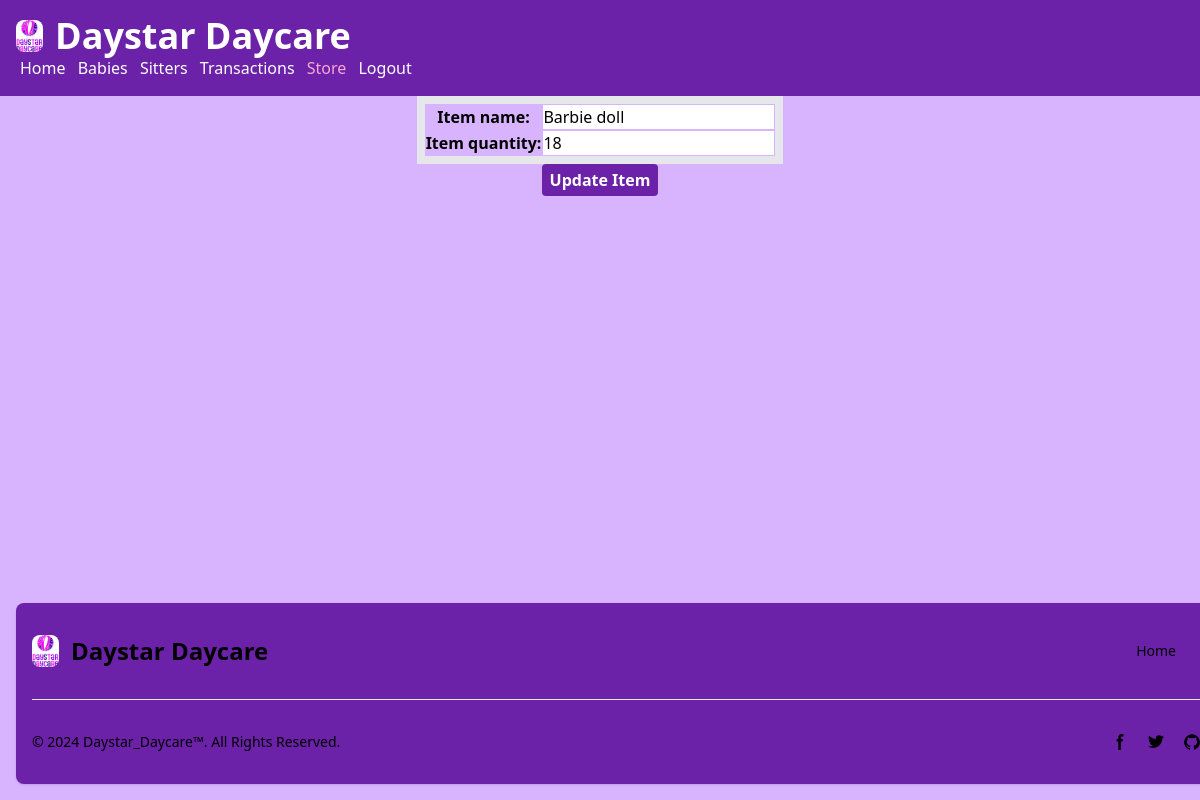
Before: /baby/edititem1 with the older database file.
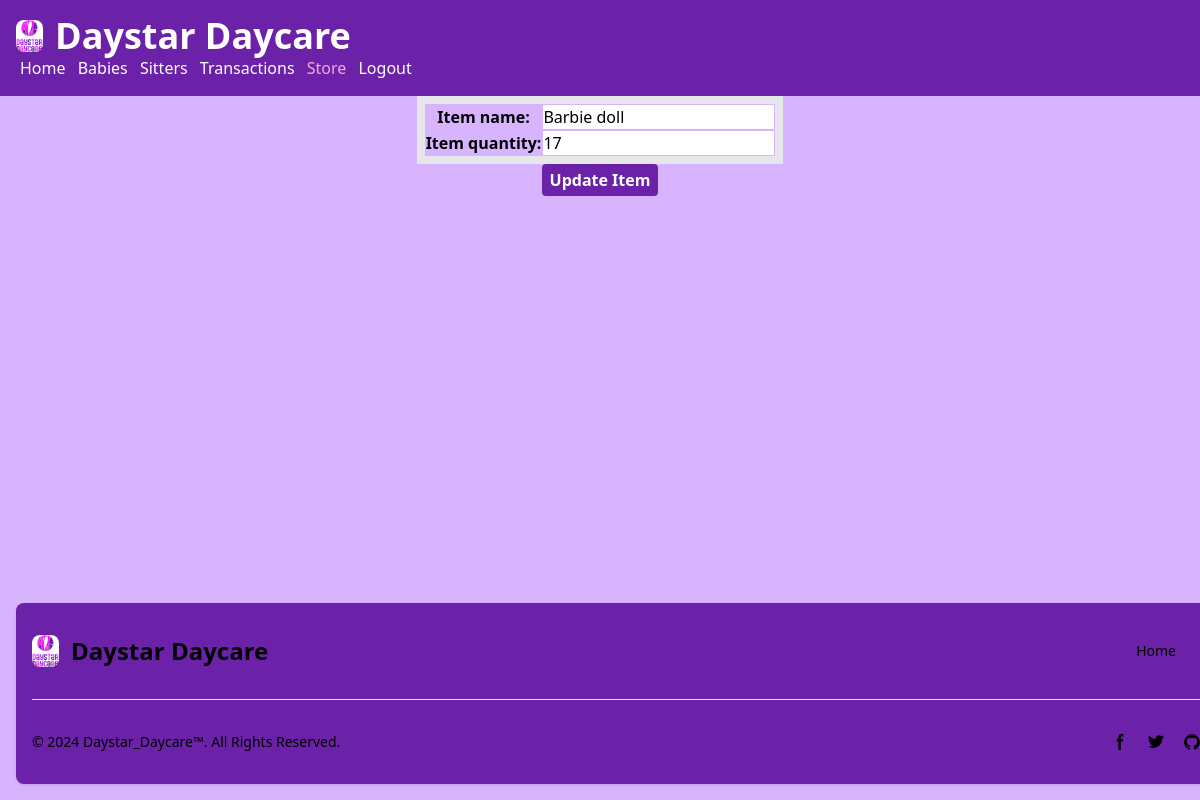
After: the same page with the newer database file.
### baby_app/models.py (models this page shows, shortened)
class Item(models.Model):
    item_name = models.CharField(max_length=50)
    item_quantity = models.IntegerField()

### baby_app/views.py (the view)
# urls.py: path('edititem<int:item_id>', views.edit_item, name='edititem'),
def edit_item(request, item_id):
    item = Item.objects.get(id=item_id)
    if request.method == 'POST':
        itemform = ItemForm(request.POST)
        if itemform.is_valid():
            item_name = itemform.cleaned_data['item_name']
            item_quantity = itemform.cleaned_data['item_quantity']
            item.item_name = item_name
            item.item_quantity = item_quantity
            item.save()
            redirect_url = reverse('store')
            return HttpResponseRedirect(redirect_url)
    else:
        itemform = ItemForm(initial={'item_name':item.item_name, 'item_quantity':item.item_quantity})
    return render(request, 'baby_app/edititem.html', {'itemform':itemform, 'item_id':item_id})

### baby_app/forms.py (shortened to what this page needs)
class ItemForm(forms.Form):
    item_name = forms.CharField(max_length=100, widget=forms.TextInput(attrs={'class': 'form-control'}), required=False)
    item_quantity = forms.IntegerField(widget=forms.NumberInput(attrs={'class': 'form-control'}), required=False)

### baby_app/templates/baby_app/edititem.html (shortened to what this page needs)
{% load static %}
<!DOCTYPE html>
<html lang="en">
<head>
    <script src="https://cdn.tailwindcss.com"></script>
</head>
<body class="bg-purple-300 flex flex-col h-screen">
    <div class="flex-grow">
        <nav class="flex bg-purple-800 gap-2 p-4 items-center text-white">
            <div>
                <a href="/home" class="flex items-center mb-4 sm:mb-0 space-x-3 rtl:space-x-reverse">
                    <img src="{% static "home_app/images/daystar_logo_2.jpg" %}" class="h-8 rounded-lg" alt="Daystar_Daycare_Logo">
                    <span class="self-center text-4xl font-semibold whitespace-nowrap dark:text-white">Daystar Daycare</span>
                </a>
                <div class="justify-end">
                    <a href="/home" class="px-1">Home</a>
                    <a href="/baby" class="px-1">Babies</a>
                    <a href="/sitter" class="px-1">Sitters</a>
                    <a href="/baby/transactions" class="px-1">Transactions</a>
                    <a href="/baby/store" class="px-1 text-pink-300">Store</a>
                    <a href="logout" class="px-1">Logout</a>
                </div>
            </div>
        </nav>
        <form action="{% url "edititem" item_id %}" method="POST">
            <table>
            {{ itemform.as_table }}
            </table>
            <div style="text-align:center">
                <button class="bg-purple-800 hover:bg-pink-300 text-white font-bold py-1 px-2 rounded">
                    Update Item
                </button>
            </div>
        </form>
    </div>
    <footer class="bg-purple-800 rounded-lg shadow dark:bg-gray-900 m-4 fixed-bottom-0 left-0 right-0 w-screen">
        <div class="w-full max-w-screen-xl mx-auto p-4 md:py-8">
            <div class="sm:flex sm:items-center sm:justify-between">
                <a href="/home" class="flex items-center mb-4 sm:mb-0 space-x-3 rtl:space-x-reverse">
                    <img src="{% static "home_app/images/daystar_logo_2.jpg" %}" class="h-8 rounded-lg" alt="Daystar_Daycare_Logo" />
                    <span class="self-center text-2xl font-semibold whitespace-nowrap dark:text-white">Daystar Daycare</span>
                </a>
                <ul class="flex flex-wrap items-center mb-6 text-sm font-medium text-black sm:mb-0 dark:text-gray-400">
                    <li>
                        <a href="/home" class="hover:underline me-4 md:me-6">Home</a>
                    </li>
                </ul>
            </div>
            <hr class="my-6 border-gray-200 sm:mx-auto dark:border-gray-700 lg:my-8" />
            <div class="sm:flex sm:items-center sm:justify-between">
                <span class="text-sm text-black sm:text-center dark:text-gray-400">© 2024 <a href="/home" class="hover:underline">Daystar_Daycare™</a>. All Rights Reserved.
                </span>
                <div class="flex mt-4 sm:justify-center sm:mt-0">
                    <a href="https://www.instagram.com/benjamin_barry65" class="text-black hover:text-gray-900 dark:hover:text-white">
                        <svg class="w-4 h-4" aria-hidden="true" xmlns="http://www.w3.org/2000/svg" fill="currentColor" viewBox="0 0 8 19">
                            <path fill-rule="evenodd" d="M6.135 3H8V0H6.135a4.147 4.147 0 0 0-4.142 4.142V6H0v3h2v9.938h3V9h2.021l.592-3H5V3.591A.6.6 0 0 1 5.592 3h.543Z" clip-rule="evenodd"/>
                        </svg>
                    </a>
                    <a href="https://twitter.com/benjaminbarry__" class="text-black hover:text-gray-900 dark:hover:text-white ms-5">
                    </a>
                    <a href="https://github.com/Benjaminbarry65" class="text-black hover:text-gray-900 dark:hover:text-white ms-5">
                    </a>
                </div>
            </div>
        </div>
    </footer>
</body>
</html>

Changed rows visible on the page:
changed Item "Barbie doll": item_quantity "18" → "17"
